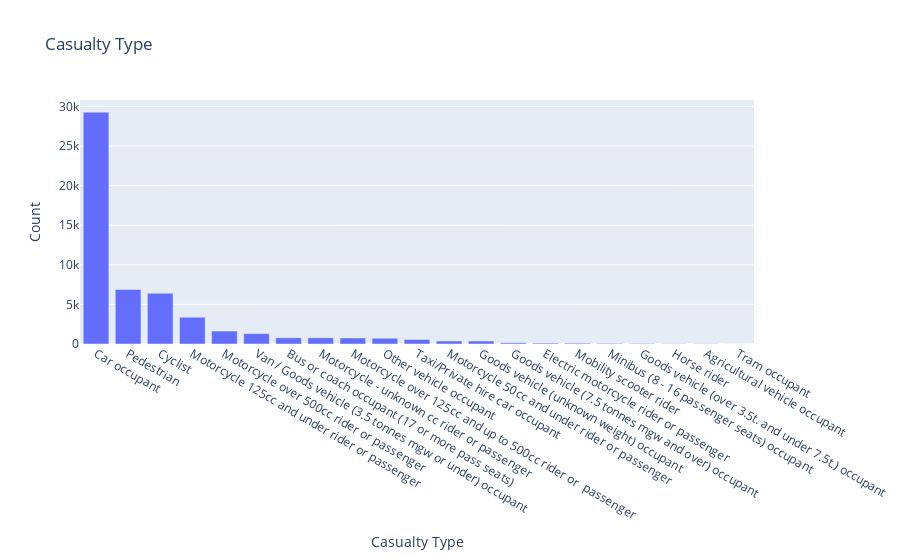

Notebook code for this chart:
### Code cell
import plotly.express as px

value_counts = data['casualty_type'].value_counts()


fig = px.bar(x=value_counts.index, y=value_counts.values, labels={'x':'Casualty Type', 'y':'Count'}, title='Casualty Type')
fig.show()
fig.write_image("casualty_type_plotly.png")
# since write_image() method did not work properly and due to lack of time, figure was downloaded manually

### Figure 1 — Plotly figure (JSON) as saved in the notebook; plotly's stock layout.template omitted (floating-point values rounded to 4 significant figures)
{"data": [{"alignmentgroup": "True", "hovertemplate": "Casualty Type=%{x}<br>Count=%{y}<extra></extra>", "legendgroup": "", "marker": {"color": "#636efa", "pattern": {"shape": ""}}, "name": "", "offsetgroup": "", "orientation": "v", "showlegend": false, "textposition": "auto", "type": "bar", "x": ["Car occupant", "Pedestrian", "Cyclist", "Motorcycle 125cc and under rider or passenger", "Motorcycle over 500cc rider or passenger", "Van / Goods vehicle (3.5 tonnes mgw or under) occupant", "Bus or coach occupant (17 or more pass seats)", "Motorcycle - unknown cc rider or passenger", "Motorcycle over 125cc and up to 500cc rider or  passenger", "Other vehicle occupant", "Taxi/Private hire car occupant", "Motorcycle 50cc and under rider or passenger", "Goods vehicle (unknown weight) occupant", "Goods vehicle (7.5 tonnes mgw and over) occupant", "Electric motorcycle rider or passenger", "Mobility scooter rider", "Minibus (8 - 16 passenger seats) occupant", "Goods vehicle (over 3.5t. and under 7.5t.) occupant", "Horse rider", "Agricultural vehicle occupant", "Tram occupant"], "xaxis": "x", "y": [29270, 6897, 6409, 3382, 1636, 1313, 789, 780, 757, 724, 572, 378, 376, 152, 114, 103, 74, 69, 28, 27, 2], "yaxis": "y"}], "layout": {"barmode": "relative", "legend": {"tracegroupgap": 0}, "title": {"text": "Casualty Type"}, "xaxis": {"anchor": "y", "domain": [0, 1], "title": {"text": "Casualty Type"}}, "yaxis": {"anchor": "x", "domain": [0, 1], "title": {"text": "Count"}}}}
